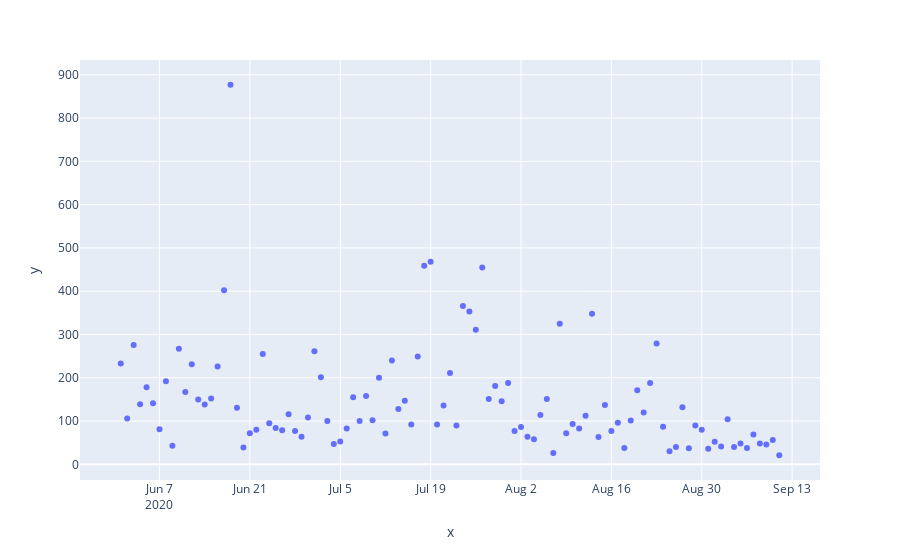

The cell this chart's notebook holds for it:
### Code cell
quant = data.groupby(['date']).sum()['salesNum'].tolist()
fig1 = px.scatter(x=sorted(list(set(data.date))), y=quant)
fig1.show()
